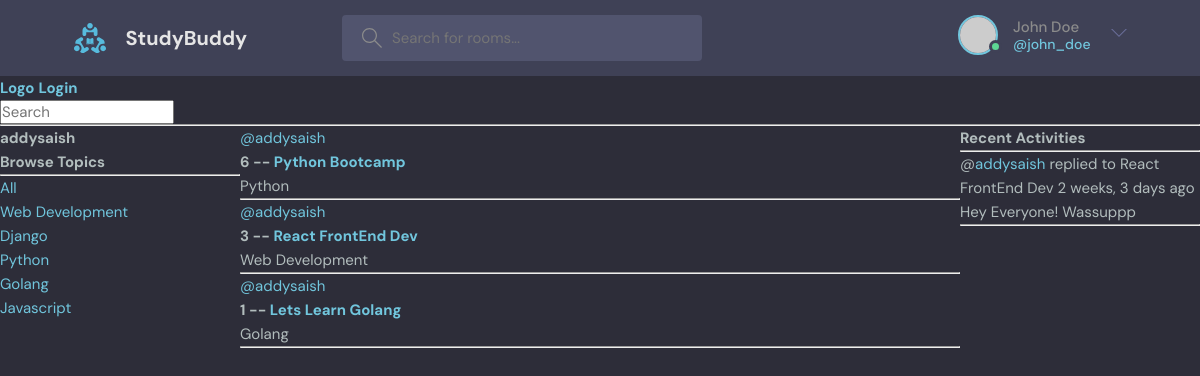
/profile/1/, run on an earlier commit of the app's database.
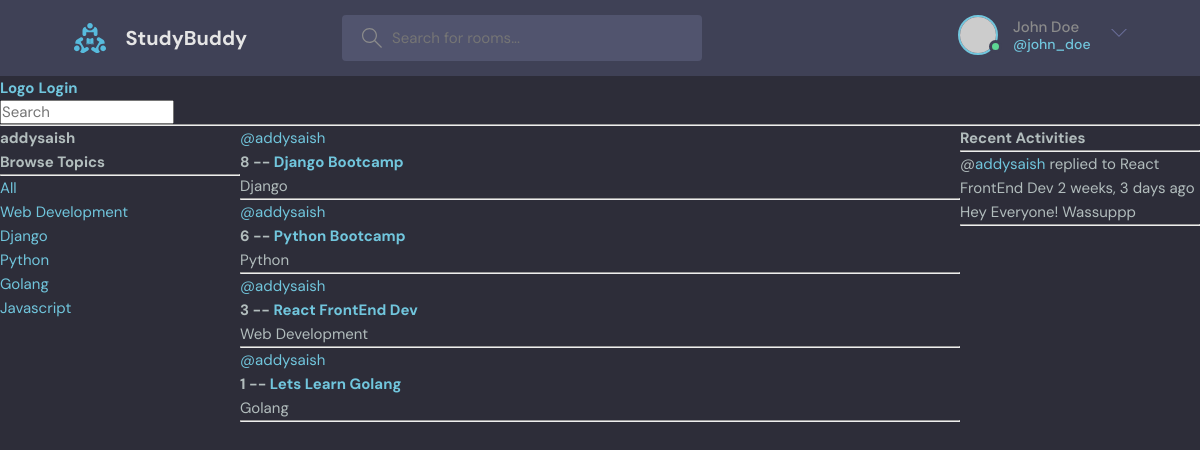
And on a later commit of the database.
### base/models.py (models this page shows, shortened)
class Topic(models.Model):
    name = models.CharField(max_length=200)

class Room(models.Model):
    host = models.ForeignKey(User, on_delete=models.SET_NULL, null=True)
    topic = models.ForeignKey(Topic,on_delete=models.SET_NULL,null=True)
    name = models.CharField(max_length=200)
    description = models.TextField(null=True,blank=True)
    participants = models.ManyToManyField(User,related_name='participants',blank=True)
    updated = models.DateTimeField(auto_now=True) # Difference between autoNow and autoNow_add auto_now saves timestamp each time the object is updated whereas auto_now_add only saves timestamp when an object is created
    created = models.DateTimeField(auto_now_add=True)
    class Meta:
        ordering = ['-updated','-created'] #the '-' symbol means the ordering in descending order and no '-' means ascending order
    def __str__(self) -> str:
        return str(self.name)

class Message(models.Model):
    user = models.ForeignKey(User , on_delete=models.CASCADE)
    room = models.ForeignKey(Room, on_delete=models.CASCADE) #If a room is deleted, all the children records should be deleted using models.CASCADE command
    body = models.TextField()
    updated = models.DateTimeField(auto_now=True) # Difference between autoNow and autoNow_add auto_now saves timestamp each time the object is updated whereas auto_now_add only saves timestamp when an object is created
    created = models.DateTimeField(auto_now_add=True)
    class Meta:
        ordering = ['-updated','-created']
    def __str__(self) -> str:
        return str(self.body[:50])

### base/views.py (the view)
# urls.py: path('profile/<str:pk>/',views.userProfile,name="user-profile"),
def userProfile(request,pk):
    user = User.objects.get(id=pk)
    rooms = user.room_set.all()
    messages = user.message_set.all()
    topics = Topic.objects.all()
    context={'user':user,'rooms':rooms,'activity_messages': messages,'topics':topics}
    return render(request, 'base/profile_template.html',context)

### base/templates/base/profile_template.html (shortened to what this page needs)
{% extends 'main.html' %} {% block content %}
<div class="profile-container">
  <div>
    <h1>{{user.username}}</h1>
    {% include 'base/topics_components.html' %}
  </div>
  <div>{% include 'base/feed_component.html' %}</div>
  <div>{% include 'base/activity_conponent.html' %}</div>
</div>
{% endblock content %}

### base/templates/base/topics_components.html
<h3>Browse Topics</h3>
<hr />
<div>
  <a href="{% url 'home' %}">All</a>
</div>
{%for topic in topics %}
<div>
  <a href="{% url 'home' %}?q={{topic.name}}">{{topic.name}}</a>
</div>
{% endfor %}

### base/templates/base/feed_component.html (shortened to what this page needs)
<div>
  {% for room in rooms %}
  <div>
    <a href="{% url 'user-profile' room.host.id %}">@{{room.host.username}}</a>
    <h3>
      {{room.id}} -- <a href="{% url 'room' room.id %}">{{room.name}}</a>
    </h3>
    <small>{{room.topic.name}}</small>
    <hr />
  </div>
  {% endfor %}
</div>

### base/templates/base/activity_conponent.html (shortened to what this page needs)
<h3>Recent Activities</h3>
<hr />
{%for activity in activity_messages %}
<div>
  <small
    >@<a href="{% url 'user-profile' activity.user.id %}">{{activity.user}}</a>
    replied to {{activity.room}}</small
  >
  <small>{{activity.created|timesince}} ago</small>
  <p>{{activity}}</p>
  <hr />
</div>
{% endfor %}

What changed in the data, as far as the page shows it:
added Room: host.username "addysaish", id "8", name "Django Bootcamp", topic.name "Django"
